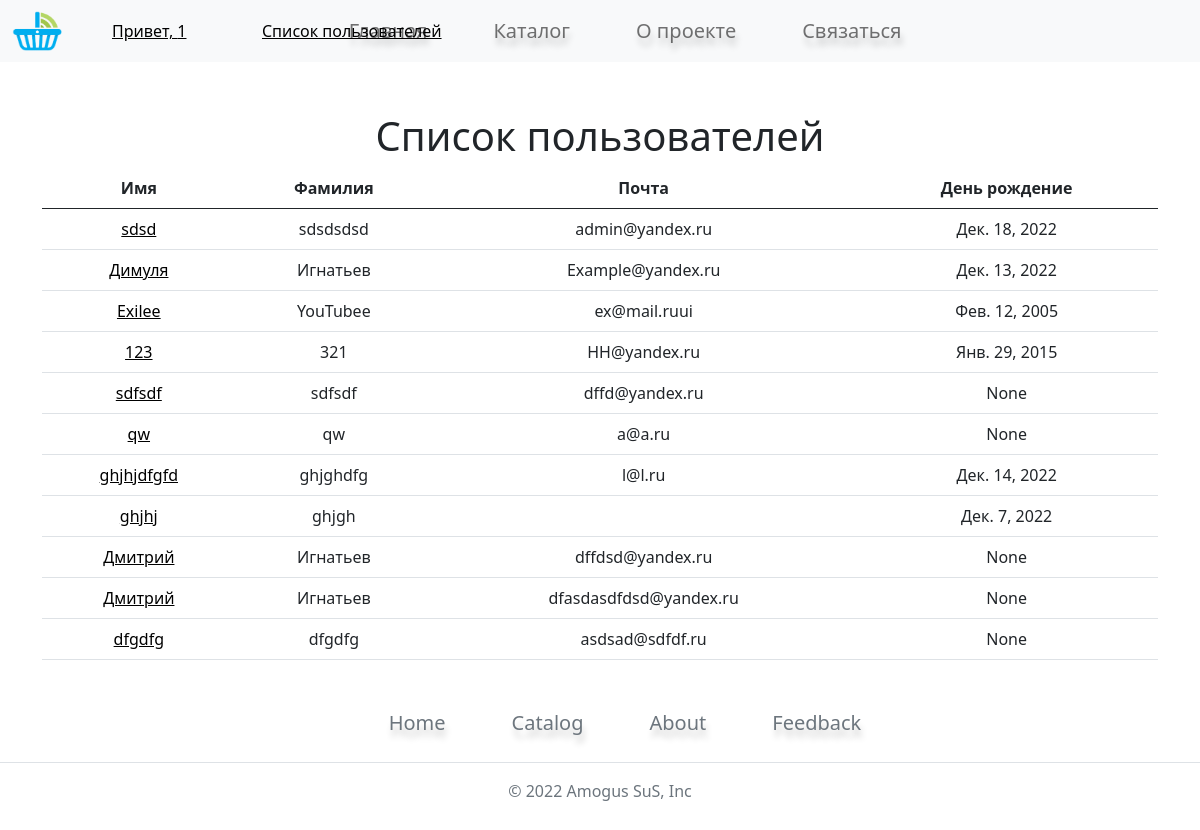
Page /auth/user_list/ (signed in) on the committed database.
### users/models.py (models this page shows)
class CustomUser(AbstractUser):
    objects = UserManager()
    username = models.CharField(
        unique=False,
        max_length=150,
        error_messages={
            'unique': "Пользователь с таким ником уже есть"},)
    email = models.EmailField(
        'почта',
        unique=True,
        blank=False)
    password = models.CharField(
        'пароль',
        max_length=128)
    first_name = models.CharField(
        'имя',
        max_length=30,
        blank=True)
    second_name = models.CharField(
        'фамилия',
        max_length=30,
        blank=True)
    birthday = models.DateField(
        'день рождения',
        blank=True,
        null=True)
    USERNAME_FIELD = 'email'
    REQUIRED_FIELDS = ['username']
    class Meta:
        verbose_name = 'user'
        verbose_name_plural = 'users'

### users/views.py (the view)
# urls.py: path('user_list/', users_list, name='users_list'),
def users_list(request):
    users = CustomUser.objects.active()
    context = {
        'users': users
    }
    return render(request, 'user/user_list.html', context)

### users/models.py (called while the page is built)
    def active(self):
        return (
            self.get_queryset()
                .filter(is_active=True))

### templates/user/user_list.html (shortened to what this page needs)
{% extends 'main.html' %}
{% block content %}
<section>
    <div class='container'>
        {% if user.is_staff or user.is_superuser %}
        <h1>Список пользователей</h1>
            <table class="table">
                <thead>
                <tr>
                    <th scope="col">Имя</th>
                    <th scope="col">Фамилия</th>
                    <th scope="col">Почта</th>
                    <th scope="col">День рождение</th>
                </tr>
                </thead>
                <tbody>
                    {% for user in users %}
                        <tr>
                            <td>
                                <a class='users' href="/auth/user_detail/{{user.id}}">{{user.first_name}}</a>
                            </td>
                            <td>
                                {{ user.second_name }}
                            </td>
                            <td>
                                {{ user.email }}
                            </td>
                            <td>
                                {{ user.birthday }}
                            </td>
                        </tr>
                        {% endfor %}
                </tbody>
            </table>
            </div>
        </section>
    {% else %}
            <p>Вы не <b>staff</b>, чтоб просматривать пользователей</p>
    {% endif %}
{% endblock content %}

### templates/main.html (shortened to what this page needs)
<!DOCTYPE html>
{% load static %}
<html lang="ru">
   <head>
      <link rel="stylesheet" href=" {% static "css/br.css" %}"/>
      <link href="{% static "css/bootstrap.min.css"%}" rel="stylesheet">
    </head>
   <body>
      {% include "includes/header.html" %}
      {% block content %}   {% endblock %}
      {% include "includes/footer.html" %}
   </body>
</html>

### templates/includes/header.html (shortened to what this page needs)
{% load static %}
<header>
   <nav class="navbar navbar-expand-lg navbar-light bg-light">
      <div class="container-fluid">
         <img src="{% static "img/1.png" %}" alt="Если вы это читаете, то видимо что-то пошло не так" width="50" height="40" class='startimg'>
         {% if user.is_authenticated %}
            <a href='/auth/profile/' class='name'>Привет, {{ user.username }} </a>
         {% else %}
            <a href="/auth/login/" class='name'>Войти</a>
         {% endif %}
         {% if user.is_staff %}
            <a class="name_two" href='/auth/user_list/'>Список пользователей</a>
         {% endif %}
         <div class="collapse navbar-collapse" id="navbarNav">
            <ul class="navbar-nav">
               <li class="nav-item">
                  {% with request.resolver_match.url_name as view_name %}
                  <a class="nav-link {% if view_name == "homepage" %} active {% endif %}" href={% url "homepage:homepage"%}>Главная</a>
               </li>
               <li class="nav-item">
                  <a class="nav-link {% if view_name == "catalog" %} active {% endif %}" href={% url "catalog:catalog"%}>Каталог</a>
               </li>
               <li class="nav-item">
                  <a class="nav-link {% if view_name == "about" %} active {% endif %}" href={% url "about:about"%}>О проекте</a>
               </li>
               <li class="nav-item">
                  <a class="nav-link {% if view_name == "feedback" %} active {% endif %}" href={% url "feedback:feedback"%}>Связаться</a>
               </li>
                  {% endwith %}
            </ul>
         </div>
      </div>
   </nav>
</header>

### templates/includes/footer.html
{% load static %}
   <footer class="py-3 my-4">
      <ul class="nav justify-content-center border-bottom pb-3 mb-3">
         <li class="nav-item"><a href={% url "homepage:homepage"%} class="nav-link px-2 text-muted">Home</a></li>
         <li class="nav-item"><a href={% url "catalog:catalog"%} class="nav-link px-2 text-muted">Catalog</a></li>
         <li class="nav-item"><a href={% url "about:about"%} class="nav-link px-2 text-muted">About</a></li>
         <li class="nav-item"><a href={% url "feedback:feedback"%} class="nav-link px-2 text-muted">Feedback</a></li>
      </ul>
      <p class="text-center text-muted">&copy; 2022 Amogus SuS, Inc</p>
   </footer>

### static_dev/css/br.css (style rules this page uses)
.container { text-align: center; margin-top: 50px; }
.navbar-nav { margin: auto; }
.nav-item { margin-left: 50px; }
.nav-link { font-size:15pt; text-shadow: 2px 8px 6px rgba(0,0,0,0.2), 0px -5px 35px rgba(255,255,255,0.3); color:red; }
.name { color: black; }
.startimg { position: absolute; }
.name { margin-left: 100px; position: absolute; }
a.name_two { margin-left: 250px; position: absolute; color:black; }
.users { color:black; }

### rows in the picture
CustomUser: username "1", first_name "sdsd", second_name "sdsdsdsd", email "admin@yandex.ru", birthday "Дек. 18, 2022"
CustomUser: first_name "Димуля", second_name "Игнатьев", email "Example@yandex.ru", birthday "Дек. 13, 2022"
CustomUser: first_name "Exilee", second_name "YouTubee", email "ex@mail.ruui", birthday "Фев. 12, 2005"
CustomUser: first_name "123", second_name "321", email "HH@yandex.ru", birthday "Янв. 29, 2015"
CustomUser: first_name "sdfsdf", second_name "sdfsdf", email "dffd@yandex.ru", birthday "None"
CustomUser: first_name "qw", second_name "qw", email "a@a.ru", birthday "None"
CustomUser: first_name "ghjhjdfgfd", second_name "ghjghdfg", email "l@l.ru", birthday "Дек. 14, 2022"
CustomUser: first_name "ghjhj", second_name "ghjgh", birthday "Дек. 7, 2022"
CustomUser: first_name "Дмитрий", second_name "Игнатьев", email "dffdsd@yandex.ru", birthday "None"
CustomUser: first_name "Дмитрий", second_name "Игнатьев", email "dfasdasdfdsd@yandex.ru", birthday "None"
CustomUser: first_name "dfgdfg", second_name "dfgdfg", email "asdsad@sdfdf.ru", birthday "None"
